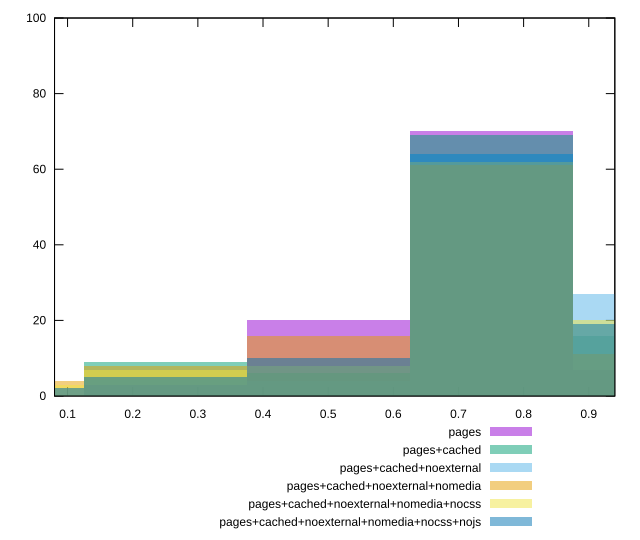

The script that saved this image:
reset

$pages <<EOF
0.5006770142521724 20
0.7510155213782586 70
0.2503385071260862 3
1.0013540285043447 7
EOF

$pagesCached <<EOF
0.5006770142521724 6
1.0013540285043447 16
0.7510155213782586 69
0.2503385071260862 9
EOF

$pagesCachedNoexternal <<EOF
0.7510155213782586 64
1.0013540285043447 27
0.5006770142521724 4
0.2503385071260862 3
0 2
EOF

$pagesCachedNoexternalNomedia <<EOF
0.5006770142521724 16
0.7510155213782586 61
0.2503385071260862 8
0 4
1.0013540285043447 11
EOF

$pagesCachedNoexternalNomediaNocss <<EOF
0.5006770142521724 8
0.7510155213782586 62
1.0013540285043447 20
0.2503385071260862 7
0 3
EOF

$pagesCachedNoexternalNomediaNocssNojs <<EOF
0.7510155213782586 64
0.5006770142521724 10
1.0013540285043447 19
0.2503385071260862 5
0 2
EOF

set key outside below
set boxwidth 0.2503385071260862
set xrange [0.08:0.94]
set yrange [0:100]
set trange [0:100]
set style fill transparent solid 0.5 noborder
set terminal svg size 640, 540 enhanced background rgb 'white'
set output "reprap/first-contentful-paint/comparison/histogram/all_score.svg"

plot $pages title "pages" with boxes, \
     $pagesCached title "pages+cached" with boxes, \
     $pagesCachedNoexternal title "pages+cached+noexternal" with boxes, \
     $pagesCachedNoexternalNomedia title "pages+cached+noexternal+nomedia" with boxes, \
     $pagesCachedNoexternalNomediaNocss title "pages+cached+noexternal+nomedia+nocss" with boxes, \
     $pagesCachedNoexternalNomediaNocssNojs title "pages+cached+noexternal+nomedia+nocss+nojs" with boxes

reset
